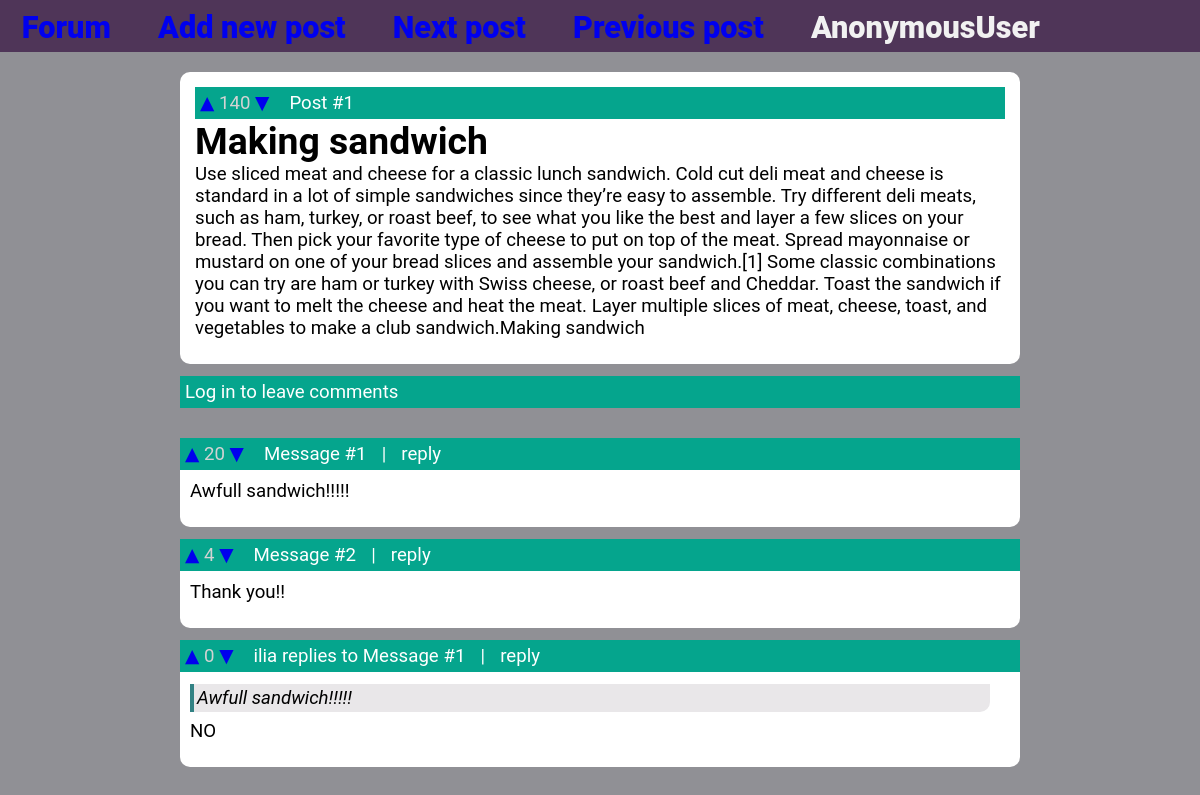
/forum/1/, run on an earlier commit of the app's database.
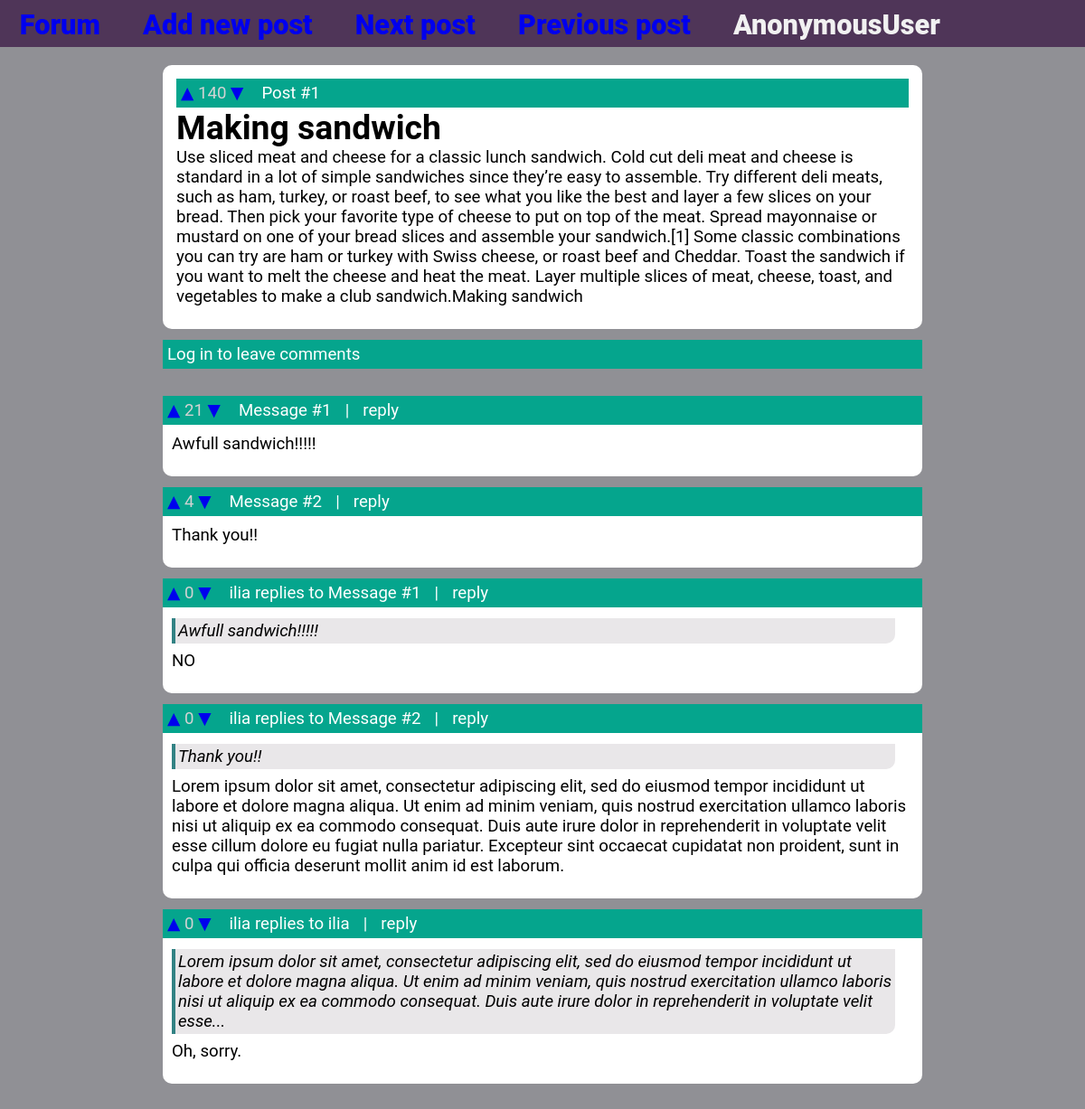
And on a later commit of the database.
### forum/models.py (models this page shows, shortened)
class BaseTextBlock(models.Model):
    class Meta:
        abstract = True
    text = models.CharField(max_length=1024)
    rating = models.IntegerField(default=0, blank=True)
    upload_date = models.DateTimeField()
    def get_author(self):
        return f'{type(self).__name__} #{self.id}' if self.author is None else self.author
    def brief_info(self, max_length=300):
        if len(self.text) <= max_length:
            return self.text
        else:
            temp = self.text[:max_length].split()
            return ' '.join(temp[:len(temp) - 1]) + '...'

class Post(BaseTextBlock):
    title = models.CharField(max_length=100)
    upload_date = models.DateTimeField()
    author = models.ForeignKey(User, on_delete=models.SET_NULL, blank=True, null=True, related_name="post_author")
    def get_next(self):
        try:
            return Post.objects.filter(pk__gte=self.id)[1].id
        except Post.DoesNotExist:
            return self.id
        except IndexError:
            return self.id
    def get_prev(self):
        try:
            return Post.objects.filter(pk__lte=self.id).reverse()[1].id
        except Post.DoesNotExist:
            return self.id
        except IndexError:
            return self.id
    def get_answers(self):
        return Message.objects.filter(root_post=self)

class Message(BaseTextBlock):
    root_post = models.ForeignKey('Post', on_delete=models.CASCADE, null=True)
    root_message = models.OneToOneField('Message', related_name='+', blank=True, null=True, on_delete=models.CASCADE)
    answers = models.ManyToManyField('Message', related_name='+', blank=True)
    upload_date = models.DateTimeField()
    author = models.ForeignKey(User, on_delete=models.SET_NULL, blank=True, null=True, related_name="msg_author")

### forum/views.py (the view)
# urls.py: path('<int:post_id>/', views.post_view, name='post_details'),
def post_view(request, post_id):
    post = get_object_or_404(Post, pk=post_id)
    if request.method == 'POST' and request.user.is_authenticated:
        form = MessageForm(request.POST)
        if form.is_valid():
            Message(text=form.cleaned_data['text'],
                    author=request.user,
                    root_post_id=post_id,
                    root_message_id=form.cleaned_data['reply_id'],
                    upload_date=datetime.datetime.now()).save()
            return HttpResponseRedirect(request.META.get('HTTP_REFERER'))
    else:
        form = MessageForm()
    return render(request,
                  'forum/post_details.html',
                  {'form': form, 'post': post, 'messages': post.get_answers()})

### forum/templates/forum/post_details.html (shortened to what this page needs)
<!DOCTYPE html>
{% load static %}
<html lang="en">
<head>
    <link rel="stylesheet" href="{% static "styles.css" %}"/>
</head>
<body>
    <div class="top">
        <div class="top_block"><a href="{% url 'forum:index' %}" }>Forum</a></div>
        <div class="top_block"><a href="{% url 'forum:new_post' %}">Add new post</a></div>
        <div class="top_block"><a href="{% url 'forum:post_details' post.get_next %}">Next post</a></div>
        <div class="top_block"><a href="{% url 'forum:post_details' post.get_prev %}">Previous post</a></div>
        <div class="top_block">{{ user }}{% if user.is_superuser %}(admin){% endif %}</div>
    </div>
    <div class="content">
        <div class="post_box">
            <div class="info_header">
                <div class="rating_box">
                    <a href="{% url 'forum:post_vote_up' post.id %}">&#9650;</a>
                    {{ post.rating }}
                    <a href="{% url 'forum:post_vote_down' post.id %}">&#9660;</a>
                </div>
                {{ post.get_author }}
            </div>
            <h1>{{ post.title }}</h1>
            <p>{{ post.text }}</p>
        </div>
        <div class="message_box">
            {% if user.is_superuser or user.authorized %}
                <div class="info_header" onclick="toggle(this, 'new_msg')">Hide</div>
                <form action="" method="post" id="new_msg">
                    {% csrf_token %}
                    {{ form.as_p }}
                    <input type="submit" value="Send" class="submit_btn"/>
                    <label>Will be signed by {{ user }}</label>
                    <a id="reply_label" onclick="clear_reply_id('new_msg')"></a>
                </form>
            {% else %}
                <div class="info_header">Log in to leave comments</div>
            {% endif %}
        </div>
        <div class="messages_list">
            {% for msg in messages %}
            <div class="message_box" id="msg_{{ msg.id }}">
                <div class="info_header">
                    <div class="rating_box">
                        <a href="{% url 'forum:msg_vote_up' msg.id %}">&#9650;</a>
                        {{ msg.rating }}
                        <a href="{% url 'forum:msg_vote_down' msg.id %}">&#9660;</a>
                    </div>
                    {{ msg.get_author }}
                    {% if msg.root_message is not None %} replies to {{ msg.root_message.get_author }} {% endif %}
                    &#x2007|&#x2007
                     <a onclick="fill_reply_id('reply_id_field', {{ msg.id }})">reply</a>
                </div>
                <div class="message">
                    {% if msg.root_message is not None %}
                    <div class="quote_box">{{ msg.root_message.brief_info }}</div>
                    {% endif %}
                    {{ msg.text }}
                </div>
            </div>
            {% endfor %}
        </div>
    </div>
</body>
</html>

### forum/static/styles.css (style rules this page uses)
* { padding: 0; margin: 0; }
body { background-color: #909095; font-family: "Roboto", "Lucida Grande", "DejaVu Sans", "Bitstream Vera Sans", Verdana, Arial, sans-serif; }
.top { font-size: 23pt; font-weight: 900; background-color: #4f3558; padding: 10px; margin-bottom: 20px; height: 24pt; color: #f1f1f1;; }
.top a { text-decoration: none; }
.top_block { float: left; margin-left: 1%; margin-right: 3%; }
.content { font-size: 14pt; margin: 10px 15% 20px 15%; }
.post_box, .message_box { border: 0px solid white; background-color: white; margin-bottom: 12px; }
.post_box { border-radius: 10px; padding: 15px 15px 25px 15px; }
.messages_list { margin-top: 30px; margin-bottom: 50px; }
.message_box { border-bottom-left-radius: 10px; border-bottom-right-radius: 10px; margin-top: 0; }
.message { padding: 10px 10px 25px 10px; }
.quote_box { background-color: #e9e7e9; font-style: italic; padding: 3px; margin: 2px 20px 8px 0; border-left: 4px solid #328284; border-bottom-right-radius: 10px; }
.info_header { background-color: #05a58d; padding: 5px; color: white; }
.rating_box { float: left; color: lightgray; margin-right: 20px; height: 100%; }
.rating_box a { text-decoration: none; }

What changed in the data, as far as the page shows it:
changed Message "Message #1": rating "20" → "21"
added Message: rating "0", get_author "ilia", root_message.get_author "Message #2", root_message.brief_info "Thank you!!", text "Lorem ipsum dolor sit amet, consectetur adipiscing elit, sed do eiusmod tempor incididunt ut labore et dolore magna aliqua. Ut enim ad minim veniam, quis nostrud exercitation ullamco laboris nisi ut aliquip ex ea commodo consequat. Duis aute irure dolor in reprehenderit in voluptate velit esse cillum dolore eu fugiat nulla pariatur. Excepteur sint occaecat cupidatat non proident, sunt in culpa qui officia deserunt mollit anim id est laborum."
added Message: rating "0", get_author "ilia", root_message.get_author "ilia", root_message.brief_info "Lorem ipsum dolor sit amet, consectetur adipiscing elit, sed do eiusmod tempor incididunt ut labore et dolore magna aliqua. Ut enim ad minim veniam, quis nostrud exercitation ullamco laboris nisi ut aliquip ex ea commodo consequat. Duis aute irure dolor in reprehenderit in voluptate velit esse...", text "Oh, sorry."
